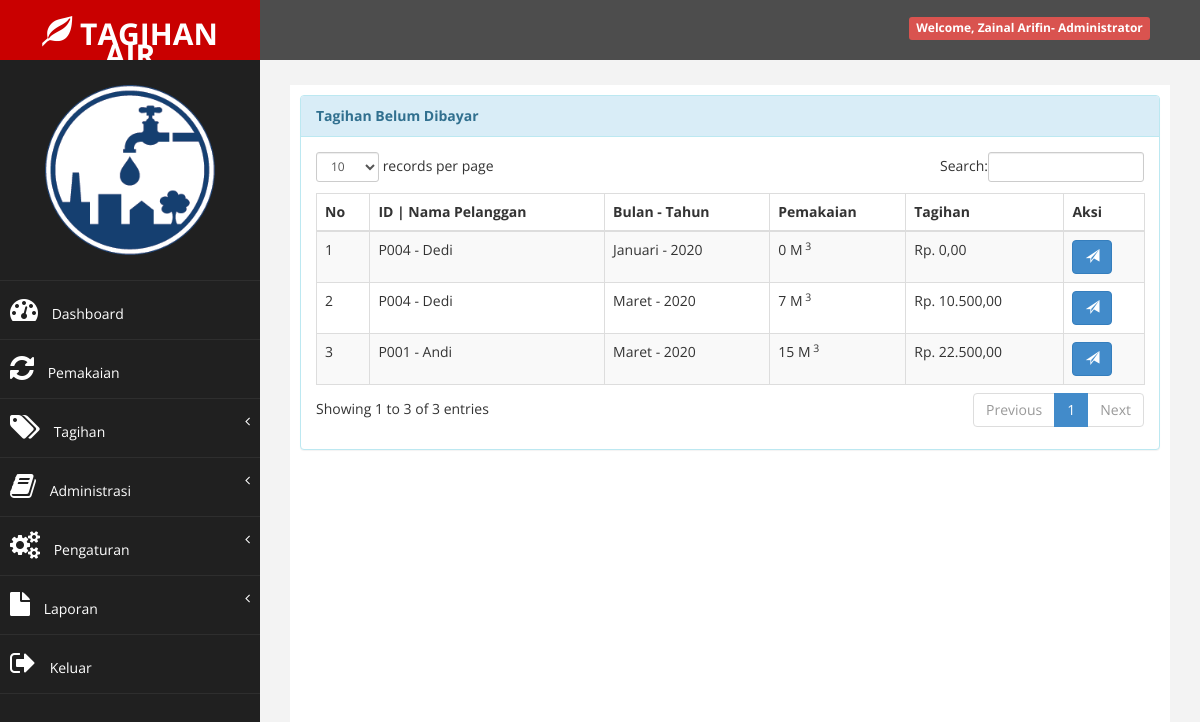
Page /?halaman=tagih_tampil (signed in) on the committed database.
### tables this page shows
CREATE TABLE `tb_pelanggan` (
  `id_pelanggan` char(15) NOT NULL,
  `nama_pelanggan` varchar(20) NOT NULL,
  `alamat` varchar(40) NOT NULL,
  `no_hp` char(15) NOT NULL,
  `status` char(10) NOT NULL DEFAULT 'Aktif',
  `id_layanan` int(11) NOT NULL
);

CREATE TABLE `tb_bulan` (
  `id_bulan` char(3) NOT NULL,
  `nama_bulan` varchar(10) NOT NULL
);

CREATE TABLE `tb_pakai` (
  `id_pakai` char(11) NOT NULL,
  `id_pelanggan` char(15) NOT NULL,
  `bulan` char(3) NOT NULL,
  `tahun` char(4) NOT NULL,
  `awal` int(11) NOT NULL,
  `akhir` int(11) NOT NULL,
  `pakai` int(11) NOT NULL
);

CREATE TABLE `tb_tagihan` (
  `id_tagihan` int(11) NOT NULL,
  `id_pakai` char(11) NOT NULL,
  `tagihan` int(11) NOT NULL,
  `status` char(12) NOT NULL DEFAULT 'Belum Bayar'
);

### inc/rupiah.php (called while the page is built)
<?php
function rupiah($angka){
	$hasil_rupiah = "Rp. " . number_format($angka,2,',','.');
	return $hasil_rupiah;
}
?>

### super/tagih/tagih_tampil.php (the view)
<div class="row">
                <div class="col-md-12">
                    <div class="panel panel-info">
                        <div class="panel-heading">
                             <b>Tagihan Belum Dibayar</b>
                        </div>
                        <div class="panel-body">
                            <div class="table-responsive">
                                <table class="table table-striped table-bordered table-hover" id="dataTables-example">
                                    <thead>
                                        <tr>
                                            <th>No</th>
                                            <th>ID | Nama Pelanggan</th>
                                            <th>Bulan - Tahun</th>
                                            <th>Pemakaian</th>
                                            <th>Tagihan</th>
                                            <th>Aksi</th>
                                        </tr>
                                    </thead>
                                    <tbody>
                                    <?php
                                    $no = 1;
                                    $sql = $koneksi->query("select p.id_pelanggan, p.nama_pelanggan, t.id_tagihan, t.tagihan, t.status,
                                    k.tahun, k.pakai, b.nama_bulan
                                    from tb_pelanggan p inner join tb_pakai k on p.id_pelanggan=k.id_pelanggan
                                    inner join tb_tagihan t on k.id_pakai=t.id_pakai
                                    inner join tb_bulan b on k.bulan=b.id_bulan where t.status='Belum Bayar'
                                    order by tahun asc, id_bulan asc");
                                    while ($data= $sql->fetch_assoc()) {
                                    ?>
                                    <tr>
                                        <td><?php echo $no++; ?></td>
                                        <td><?php echo $data['id_pelanggan']; ?> - <?php echo $data['nama_pelanggan']; ?></td>
                                        <td><?php echo $data['nama_bulan']; ?> - <?php echo $data['tahun']; ?></td>
                                        <td><?php echo $data['pakai']; ?> M<sup> 3</sup></td>
                                        <td><?php echo rupiah($data['tagihan']); ?></td>
                                        <td>
                                        <a href="?halaman=tagih_bayar&kode=<?php echo $data['id_tagihan']; ?>" title="Bayar Tagihan Ini" class="btn btn-primary"><i class="glyphicon glyphicon-send"></i></a>
                                    </td>
                                    </tr>
                                    <?php
                                    }
                                    ?>
                                    </tbody>
                                    </div>
                                </div>
                            </div>
                        </div>
                    </div>
                </div>

### assets/css/custom.css (style rules this page uses)
body { font-family: 'Open Sans', sans-serif; }

### rows in the picture
tb_pelanggan: id_pelanggan "P004", nama_pelanggan "Dedi", tb_bulan.nama_bulan "Januari", tb_pakai.tahun "2020", tb_pakai.pakai "0", tb_tagihan.tagihan "Rp. 0,00", tb_bulan.nama_bulan "Maret", tb_pakai.pakai "7", tb_tagihan.tagihan "Rp. 10.500,00"
tb_pelanggan: id_pelanggan "P001", nama_pelanggan "Andi", tb_bulan.nama_bulan "Maret", tb_pakai.tahun "2020", tb_pakai.pakai "15", tb_tagihan.tagihan "Rp. 22.500,00"

### other values in the picture
$data_nama_lengkap "Zainal Arifin"
$data_level "Administrator"
